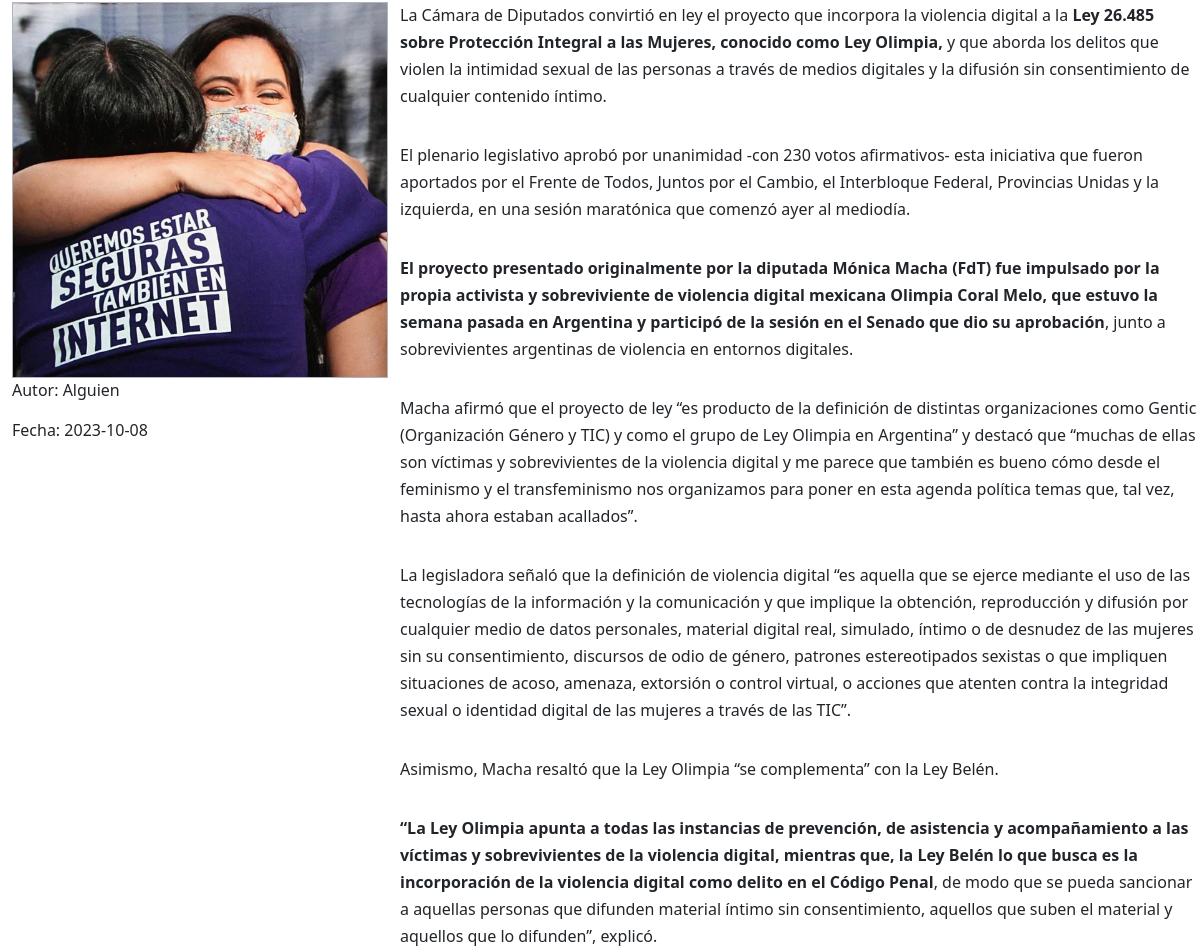
The app's page /ver_noticia.php?id_noticia=18 (middle part), older data.
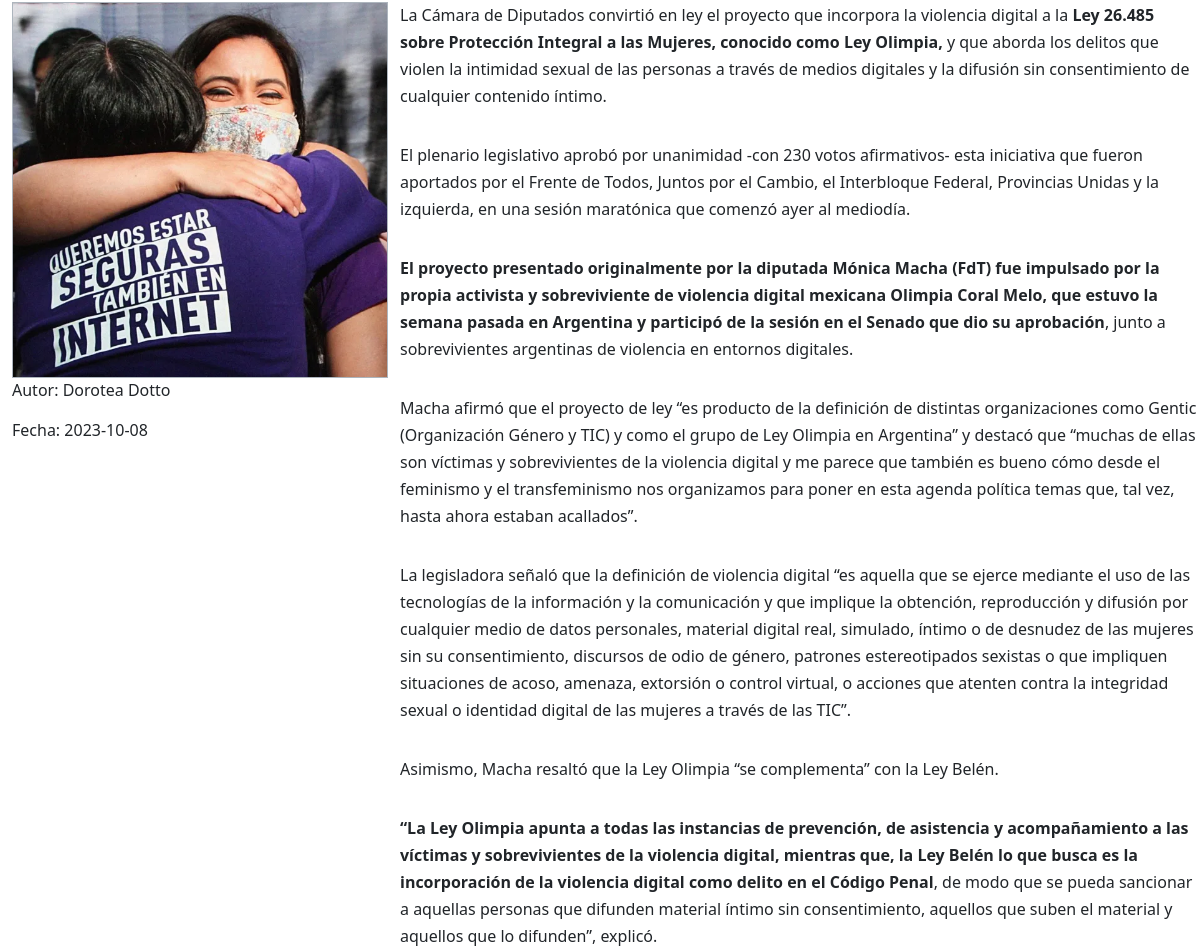
The same page, newer data.
### tables this page shows
CREATE TABLE `noticias` (
  `id_noticia` int(11) NOT NULL,
  `id_usuario` int(11) NOT NULL,
  `titulo` text NOT NULL,
  `copete` text NOT NULL,
  `cuerpo` text NOT NULL,
  `imagen` varchar(255) NOT NULL,
  `fecha` date NOT NULL,
  `categoria` varchar(30) NOT NULL,
  `autor` varchar(30) NOT NULL
);

### ver_noticia.php (the view, shortened to what this page needs)
<!DOCTYPE html>
<html lang="es">
<head>
    <link href="https://cdn.jsdelivr.net/npm/bootstrap@5.3.2/dist/css/bootstrap.min.css" rel="stylesheet"
>
</head>
<body>
    <br>
    <div class="container-fluid">
        <div class="row">
            <?php
            extract($_REQUEST);
            require("admin/conexion.php");
            $conexion = mysqli_connect($server_db, $usuario_db, $password_db)
                or die("No se puede conectar con el servidor");
            mysqli_select_db($conexion, $base_db)
                or die("No se puede seleccionar la base de datos");
            $instruccion = "select * from noticias  where id_noticia=" . $id_noticia;
            $consulta = mysqli_query($conexion, $instruccion) or die("no puedo consultar");
            $nfilas = mysqli_num_rows($consulta);
            for ($i = 0; $i < $nfilas; $i++) {
                $resultado = mysqli_fetch_array($consulta);
                print('
            <div class="col-12">
                <h1 class="card-title">' . $resultado['titulo'] . '</h1><br>
                <h4 class="card-text">' . $resultado['copete'] . '</h4><br>
                <div class="row">
                    <div class=" col-4">
                    <img src="imagenes_subidas/' . $resultado['imagen'] . '" class="card-img-top border border-dark-subtle border-radius mt-3" alt="' . $resultado['titulo'] . '" " >
                    <p class="card-text">Autor: ' . $resultado['autor'] . '</p>
                    <p class="card-text">Fecha: ' . $resultado['fecha'] . '</p>
                    </div>
                    <div class="card-body col-8">
                        <p class="card-text ">' . $resultado['cuerpo'] . '</p>
                    </div>
                    <a href="javascript:history.back()" class="btn btn-primary">Volver a Noticias</a>
                </div>
            </div>
            ');
            }
            ?>
        </div>
</body>
</html>

Row changes from the older to the newer data that the page shows:
changed noticias: autor "Alguien" → "Dorotea Dotto"
